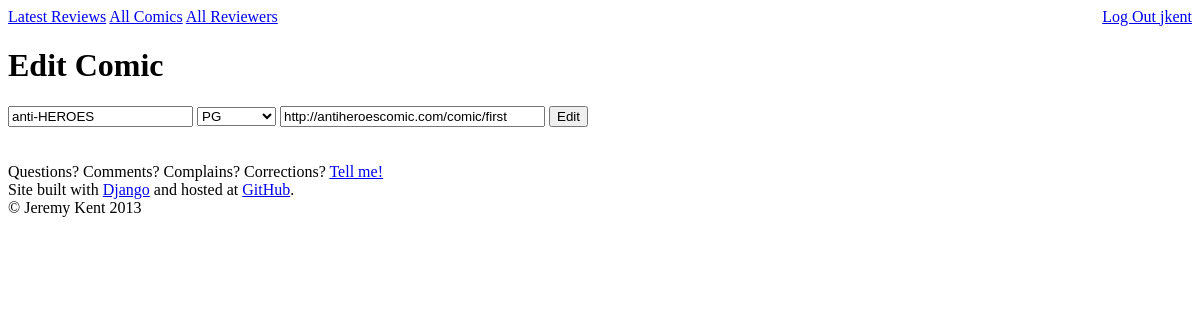
/editcomic/21/ (signed in), run on the app's committed database.
### reviews/models.py (models this page shows, shortened)
class Comic(models.Model):
    RATING_UNRATED = 'un'
    RATING_G       = 'g'
    RATING_PG      = 'pg'
    RATING_PG_13   = 'pg13'
    RATING_R       = 'r'
    RATING_NC_17   = 'nc17'
    MPAA_RATING_CHOICES = (
        (RATING_UNRATED, '(Unrated)'),
        (RATING_G,       'G'),
        (RATING_PG,      'PG'),
        (RATING_PG_13,   'PG-13'),
        (RATING_R,       'R'),
        (RATING_NC_17,   'NC-17'),
    )
    @classmethod
    def mpaa_choices(cls):
        return [{'db':db,'readable':readable} for (db, readable) in cls.MPAA_RATING_CHOICES]
    name = models.CharField(max_length=50)
    url = models.CharField(max_length=200)
    mpaa_rating = models.CharField(
        max_length=4,
        choices=MPAA_RATING_CHOICES,
        default=RATING_UNRATED)

### reviews/views.py (the view)
# urls.py: url(r'^editcomic/(?P<comic_id>\d+)/$', login_required(views.editcomic), name='editcomic'),
def editcomic(request, comic_id):
    comic = get_object_or_404(Comic, pk=comic_id)
    return addcomic(request, comic_id, comic.name, comic.url, comic.mpaa_rating, add_edit="Edit")

### reviews/views.py (called while the page is built)
def addcomic(request, comic_id=0, comic_name="Comic Name", comic_url="URL to FIRST STRIP of Comic", comic_mpaa_rating=Comic.RATING_UNRATED,
             add_edit="Add New", error_message=None):
    return render(request, 'reviews/addcomic.html', {'add_edit'            : add_edit,
                                                     'comic_id'            : comic_id,
                                                     'comic_name'          : comic_name,
                                                     'comic_url'           : comic_url,
                                                     'comic_mpaa_rating'   : comic_mpaa_rating,
                                                     'mpaa_rating_choices' : Comic.mpaa_choices(),
                                                     'error_message'       : error_message,});

### ibcomics/templates/reviews/addcomic.html (shortened to what this page needs)
{% extends 'reviews/base.html' %}
{% block allreviews %}{{ block.super }}{% endblock %}
{% block allcomics %}{{ block.super }}{% endblock %}
{% block allreviewers %}{{ block.super }}{% endblock %}
{% block content %}
    <h1>{{ add_edit }} Comic</h1>
    <form action="{% url 'savecomic' comic_id=comic_id add_edit=add_edit %}" method="post">
        <input type="text" name="comic_name" value="{{ comic_name }}" onclick="this.focus();this.select()">
        <select name="mpaa_rating">
            {% for rating in mpaa_rating_choices %}
                {% if rating.db == comic_mpaa_rating %}
                    <option value={{ rating.db }} selected="selected">
                {% else %}
                    <option value={{ rating.db }}>
                {% endif %}
                    {{ rating.readable }}
                </option>
            {% endfor %}
        </select>
        <input type="text" name="comic_url" size="30" value="{{ comic_url }}" onclick="this.focus();this.select()">
        <input type="submit" value="{{ add_edit }}" />
    </form>
{% endblock %}

### ibcomics/templates/reviews/base.html (shortened to what this page needs)
{% load static from staticfiles %}
<!DOCTYPE html>
<html lang='en'>
    <head>
        <link href='{% static "reviews/css/rateit.css" %}' type="text/css" rel="stylesheet"/>
    </head>
    <body>
        <div id='menubar'>
            <span id='menubaritem left'>
                {% block allreviews %}<a href="{% url 'index' %}">Latest Reviews</a>{% endblock %}
            </span>
            <span id='menubaritem left'>
                {% block allcomics %}<a href="{% url 'comicsindex' %}">All Comics</a>{% endblock %}
            </span>
            <span id='menubaritem left'>
                {% block allreviewers %}<a href="{% url 'reviewersindex' %}">All Reviewers</a>{% endblock %}
            </span>
             <span id='menubaritem right' style="float:right;">
                {% block loginout %}
                    {% if user and user.is_active %}
                        <a href="{% url 'logout_view' %}">Log Out {{user.username}}</a>
                    {% else %}
                        <a href="{% url 'loginreviewerindex' %}">Log In</a>
                    {% endif %}
                {% endblock %}
            </span>
       </div>
        <div id='content' style="width:800px;">
            {% block content %}
            {% endblock %}
        </div>
    </body>
    <footer>
        <br /><br />
        Questions?  Comments? Complains? Corrections? <a href="mailto:ibiwan@gmail.com">Tell me!</a><br />
        Site built with <a href="https://www.djangoproject.com/">Django</a>
        and hosted at <a href="https://github.com/ibiwan/ibcomics">GitHub</a>.<br />
        &copy; Jeremy Kent 2013<br />
    </footer>
</html>

### data on the page
Comic: comic_name "anti-HEROES", mpaa_rating "PG", comic_url "http://antiheroescomic.com/comic/first"

### other printed values
{{ user.username }} "jkent"
{{ add_edit }} "Edit"
